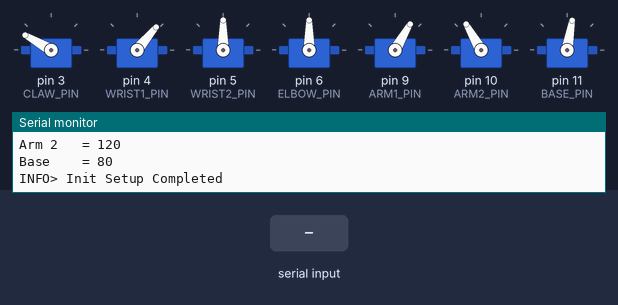
A sketch run on a simulated Arduino Uno, built with avr-gcc and run on an emulated ATmega328P. Parts: 7 × servo, the last lines printed to the serial monitor. The inputs (shaded band) are chosen by the test bench.

Above: at 2.0 s.
2.1 s: "TEST\n" received over Serial
At 2.4 s:
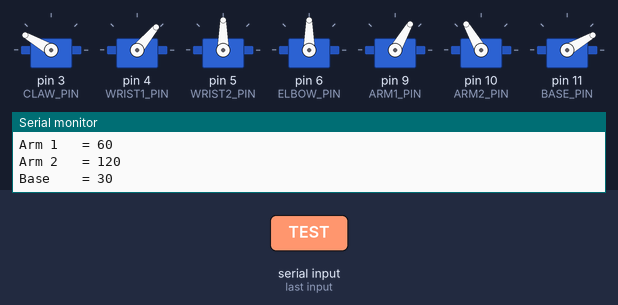
At 3.6 s:
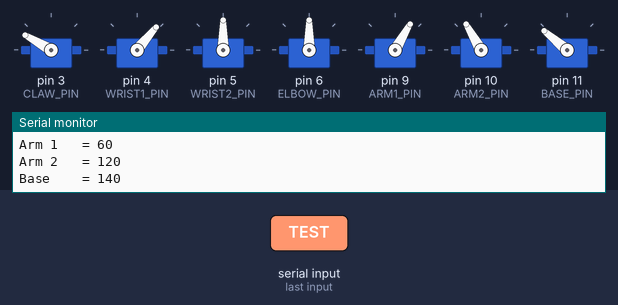
5.1 s: "WAKEUP\n" received over Serial
At 7.1 s:
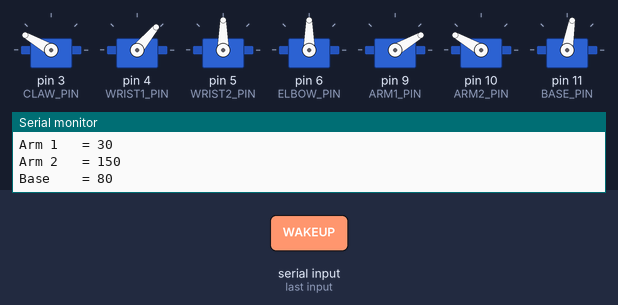
Timing chart, 0 to 17.6 s (numbered marks = the images above; inputs shaded):
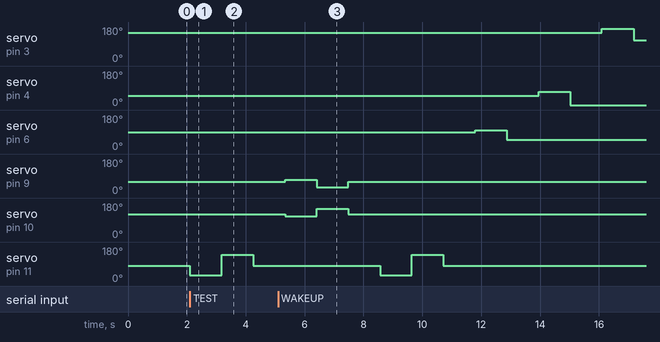

Measured:
- after the input at 2.1 s, servo on pin 11 (BASE_PIN): 80° → 30° at once, → 140° 1.1 s later, → 80° 1.1 s later
- after the input at 5.1 s, servo on pin 3 (CLAW_PIN): 150° → 170° after 11.0 s, → 110° 1.1 s later; servo on pin 4 (WRIST1_PIN): 50° → 70° after 8.8 s, → 0° 1.1 s later

The sketch:

initial_calibration_test.ino
```cpp
/*
  Smart Weeding Robot Arm - Calibration Code

  Servo wiring:
  D3  = Claw
  D4  = Wrist 1
  D5  = Wrist 2
  D6  = Elbow
  D9  = Arm 1
  D10 = Arm 2 (mirrored: 180 - Arm 1)
  D11 = Base

  Serial Monitor settings:
  - Baud rate: 9600
  - Line ending: Newline

  Commands:
  HELP
  SHOW
  LIMITS
  HOME
  WAKEUP
  TEST


  C+ / C-     = Claw
  W1+ / W1-   = Wrist 1
  W2+ / W2-   = Wrist 2
  E+ / E-     = Elbow
  A+ / A-     = Arm 1; Arm 2 mirrors automatically
  B+ / B-     = Base
*/

/* Include Libraries */
#include <Servo.h>

/* Initialize Motors */
// ---------- Servo objects ----------
Servo clawServo;    // D3
Servo wrist1Servo;  // D4
Servo wrist2Servo;  // D5
Servo elbowServo;   // D6
Servo arm1Servo;    // D9
Servo arm2Servo;    // D10, mirrored with Arm 1
Servo baseServo;    // D11

// ---------- Pin mapping ----------
const byte CLAW_PIN = 3;
const byte WRIST1_PIN = 4;
const byte WRIST2_PIN = 5;
const byte ELBOW_PIN = 6;
const byte ARM1_PIN = 9;
const byte ARM2_PIN = 10;
const byte BASE_PIN = 11;

// ---------- Calibration behavior ----------
// Pose value order:
// [0] Claw
// [1] Wrist 1
// [2] Wrist 2
// [3] Elbow
// [4] Arm 1
// [5] Base
const byte POSE_COUNT = 6;

/*
  Temporary safety limits.

  IMPORTANT:
  These are only starting limits to reduce the risk of crashes.
  You MUST replace them with safe values measured on your own arm.
*/
int minAngle[POSE_COUNT] = {
  100,  // Claw
  0,  // Wrist 1
  0,  // Wrist 2
  10,  // Elbow
  30,  // Arm 1
  0   // Base
};

int maxAngle[POSE_COUNT] = {
  179,   // Claw
  90,  // Wrist 1
  179,  // Wrist 2
  130,  // Elbow
  150,  // Arm 1
  160   // Base
};

/*
  Initial pose.

  WARNING:
  This is a placeholder. It may not be safe for your physical arm.
  During first testing, leave applyPose() commented out in setup().
*/
int pose[POSE_COUNT] = {
  150,  // Claw
  30,  // Wrist 1
  90,  // Wrist 2
  90,  // Elbow
  40,  // Arm 1
  80   // Base
};

char commandBuffer[32];
byte commandIndex = 0;

// ---------- Helper functions ----------

int checkAngleBoundary(int value, int lowLimit, int highLimit) {
  if (value < lowLimit) return lowLimit;
  if (value > highLimit) return highLimit;
  return value;
}

void applyPose() {
  for (byte i = 0; i < POSE_COUNT; i++) {
    pose[i] = checkAngleBoundary(pose[i], minAngle[i], maxAngle[i]);
  }
  clawServo.write(pose[0]);
  wrist1Servo.write(pose[1]);
  wrist2Servo.write(pose[2]);
  elbowServo.write(pose[3]);
  arm1Servo.write(pose[4]);
  arm2Servo.write(180 - pose[4]);  // Arm 2 mirrors Arm 1
  baseServo.write(pose[5]);
  showPosition();
}

void showPosition() {
  Serial.println();
  Serial.println(F("===== CURRENT COMMANDED POSE ====="));

  Serial.print(F("Claw    = "));
  Serial.println(pose[0]);

  Serial.print(F("Wrist 1 = "));
  Serial.println(pose[1]);

  Serial.print(F("Wrist 2 = "));
  Serial.println(pose[2]);

  Serial.print(F("Elbow   = "));
  Serial.println(pose[3]);

  Serial.print(F("Arm 1   = "));
  Serial.println(pose[4]);

  Serial.print(F("Arm 2   = "));
  Serial.println(180 - pose[4]);

  Serial.print(F("Base    = "));
  Serial.println(pose[5]);
}

void showLimits() {
  Serial.println();
  Serial.println(F("===== CURRENT SAFETY LIMITS ====="));

  Serial.print(F("Claw:    "));
  Serial.print(minAngle[0]);
  Serial.print(F(" to "));
  Serial.println(maxAngle[0]);

  Serial.print(F("Wrist 1: "));
  Serial.print(minAngle[1]);
  Serial.print(F(" to "));
  Serial.println(maxAngle[1]);

  Serial.print(F("Wrist 2: "));
  Serial.print(minAngle[2]);
  Serial.print(F(" to "));
  Serial.println(maxAngle[2]);

  Serial.print(F("Elbow:   "));
  Serial.print(minAngle[3]);
  Serial.print(F(" to "));
  Serial.println(maxAngle[3]);

  Serial.print(F("Arm 1:   "));
  Serial.print(minAngle[4]);
  Serial.print(F(" to "));
  Serial.println(maxAngle[4]);

  Serial.print(F("Arm 2:   "));
  Serial.print(180 - maxAngle[4]);
  Serial.print(F(" to "));
  Serial.println(180 - minAngle[4]);

  Serial.print(F("Base:    "));
  Serial.print(minAngle[5]);
  Serial.print(F(" to "));
  Serial.println(maxAngle[5]);

  Serial.println(F("================================="));
  Serial.println();
}

void showHelp() {
  Serial.println();
  Serial.println(F("====== WEEDING ARM CALIBRATION ======"));
  Serial.println(F("Serial Monitor: 9600 baud + Newline"));
  Serial.println();
  Serial.println(F("General commands:"));
  Serial.println(F("  HELP       Show this list"));
  Serial.println(F("  SHOW       Print current pose"));
  Serial.println(F("  LIMITS     Print safe angle limits"));
  Serial.println(F("  HOME       Move to the HOME pose"));
  Serial.println(F("  WAKEUP     Move all motors around"));
  Serial.println();
  Serial.println(F("Move one joint by degrees (relative):"));
  Serial.println(F("  C+ / C-    Claw"));
  Serial.println(F("  W1+ / W1-  Wrist 1"));
  Serial.println(F("  W2+ / W2-  Wrist 2"));
  Serial.println(F("  E+ / E-    Elbow"));
  Serial.println(F("  A+ / A-    Arm 1; Arm 2 mirrors automatically"));
  Serial.println(F("  B+ / B-    Base"));
  Serial.println();
  Serial.println(F("Example: type B+ and press Send."));
  Serial.println(F("======================================"));
  Serial.println();
}

void goHome() {
  // Replace these six numbers after you have calibrated your real HOME pose.
  pose[0] = 150;   // Claw
  pose[1] = 50;   // Wrist 1
  pose[2] = 90;   // Wrist 2
  pose[3] = 90;   // Elbow
  pose[4] = 60;  // Arm 1; Arm 2 is 180 - Arm 1
  pose[5] = 80;   // Base

  applyPose();

  Serial.println(F("Moved to HOME pose."));
}

void moveJoint(byte poseIndex, int direction) {
  pose[poseIndex] += direction;
  applyPose();

  Serial.print(F("Moved "));
  switch (poseIndex) {
    case 0: Serial.println(F("Claw")); break;
    case 1: Serial.println(F("Wrist 1")); break;
    case 2: Serial.println(F("Wrist 2")); break;
    case 3: Serial.println(F("Elbow")); break;
    case 4: Serial.println(F("Arm 1 and mirrored Arm 2")); break;
    case 5: Serial.println(F("Base")); break;
  }
}

void turn_motor(int motor_index, int angle, int delay_ms) {
  pose[motor_index] = angle;
  applyPose();
  delay(delay_ms);
}

void processCommand(char *cmd) {
  if (strcmp(cmd, "HELP") == 0) {
    showHelp();
    return;
  }

  if (strcmp(cmd, "SHOW") == 0) {
    showPosition();
    return;
  }

  if (strcmp(cmd, "LIMITS") == 0) {
    showLimits();
    return;
  }

  if (strcmp(cmd, "TEST") == 0) {
    int sleep_time = 1000;
    turn_motor(5, 30, sleep_time);
    turn_motor(5, 140, sleep_time);
    turn_motor(5, 80, sleep_time);
    return;
  }

  if (strcmp(cmd, "WAKEUP") == 0) {
    // Pose value order:
    // [0] Claw
    // [1] Wrist 1
    // [2] Wrist 2
    // [3] Elbow
    // [4] Arm 1
    // [5] Base

    int sleep_time = 1000;
    turn_motor(4, 70, sleep_time);
    turn_motor(4, 30, sleep_time);
    turn_motor(4, 60, sleep_time);
    turn_motor(5, 30, sleep_time);
    turn_motor(5, 140, sleep_time);
    turn_motor(5, 80, sleep_time);
    turn_motor(3, 100, sleep_time);
    turn_motor(3, 50, sleep_time);
    turn_motor(1, 70, sleep_time);
    turn_motor(1, 0, sleep_time);
    turn_motor(0, 170, sleep_time);
    turn_motor(0, 110, sleep_time);
    turn_motor(2, 175, 0);
    turn_motor(2, 5, 0);
    turn_motor(2, 175, 0);
    turn_motor(2, 5, 0);
    turn_motor(2, 90, 0);
    return;
  }


  if (strcmp(cmd, "HOME") == 0 || strcmp(cmd, "SLEEP") == 0) {
    goHome();
    return;
  }

  // C+ or C- : Claw
  if (strlen(cmd) == 2 && cmd[0] == 'C') {
    if (cmd[1] == '+') {
      moveJoint(0, 10);
      return;
    }
    if (cmd[1] == '-') {
      moveJoint(0, -10);
      return;
    }
  }

  // W1+ or W1- : Wrist 1
  if (strlen(cmd) == 3 && cmd[0] == 'W' && cmd[1] == '1') {
    if (cmd[2] == '+') {
      moveJoint(1, 10);
      return;
    }
    if (cmd[2] == '-') {
      moveJoint(1, -10);
      return;
    }
  }

  // W2+ or W2- : Wrist 2
  if (strlen(cmd) == 3 && cmd[0] == 'W' && cmd[1] == '2') {
    if (cmd[2] == '+') {
      moveJoint(2, 10);
      return;
    }
    if (cmd[2] == '-') {
      moveJoint(2, -10);
      return;
    }
  }

  // E+ or E- : Elbow
  if (strlen(cmd) == 2 && cmd[0] == 'E') {
    if (cmd[1] == '+') {
      moveJoint(3, 10);
      return;
    }
    if (cmd[1] == '-') {
      moveJoint(3, -10);
      return;
    }
  }

  // A+ or A- : Arm 1 + Arm 2 mirror
  if (strlen(cmd) == 2 && cmd[0] == 'A') {
    if (cmd[1] == '+') {
      moveJoint(4, 10);
      return;
    }
    if (cmd[1] == '-') {
      moveJoint(4, -10);
      return;
    }
  }

  // B+ or B- : Base
  if (strlen(cmd) == 2 && cmd[0] == 'B') {
    if (cmd[1] == '+') {
      moveJoint(5, 10);
      return;
    }
    if (cmd[1] == '-') {
      moveJoint(5, -10);
      return;
    }
  }

  Serial.println(F("Unknown command. Type HELP."));
}

void setup() {
  Serial.begin(9600);
  clawServo.attach(CLAW_PIN);
  wrist1Servo.attach(WRIST1_PIN);
  wrist2Servo.attach(WRIST2_PIN);
  elbowServo.attach(ELBOW_PIN);
  arm1Servo.attach(ARM1_PIN);
  arm2Servo.attach(ARM2_PIN);
  baseServo.attach(BASE_PIN);

  /*
    FIRST TEST SAFETY:

    Keep this commented during the first power-on:
      // applyPose();

    This prevents all connected servos from immediately moving
    to the temporary example pose.

    After you have calibrated a verified safe HOME pose:
    1. Replace pose[] values with your HOME values.
    2. Replace goHome() values with the same HOME values.
    3. Remove the two slashes below to enXX`lable applyPose().
  */

  //applyPose();
  goHome();

  Serial.println(F("Smart Weeding Arm Calibration Ready"));
  showHelp();
  showPosition();
  Serial.println(F("INFO> Init Setup Completed"));

}

void loop() {
  while (Serial.available() > 0) {
    char received = Serial.read();

    if (received == '\r') {
      continue;
    }

    if (received == '\n') {
      commandBuffer[commandIndex] = '\0';
      processCommand(commandBuffer);
      commandIndex = 0;
    } else if (commandIndex < sizeof(commandBuffer) - 1) {
      commandBuffer[commandIndex++] = received;
    } else {
      commandIndex = 0;
      Serial.println(F("Command too long. Cleared. Type HELP."));
    }
  }
}
```
